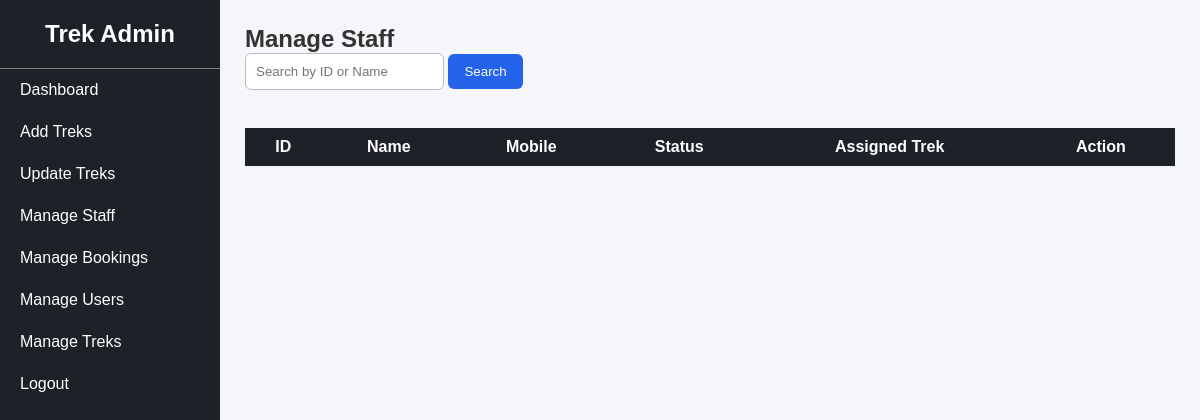
/manage_staff (signed in), run on an earlier commit of the app's database.
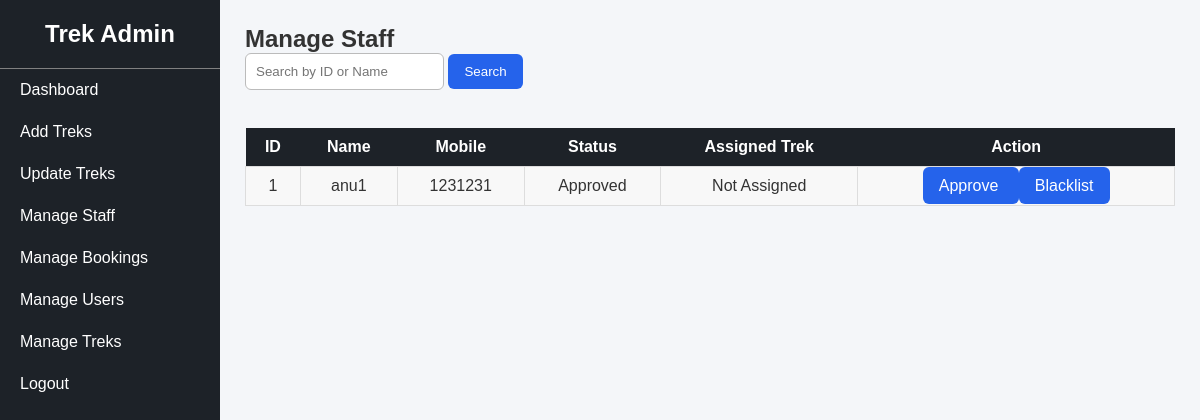
And on a later commit of the database.
### tables this page shows
CREATE TABLE staff(
                 id INTEGER PRIMARY KEY AUTOINCREMENT,
                 name TEXT NOT NULL,
                 mobile INTEGER,
                 assigned_trek TEXT ,
                 status TEXT NOT NULL);

### app.py (the view)
@app.route("/manage_staff")
def manage_staff():
    if "user" not in session or session["user"] != "admin":
        return "Access Denied"
    conn = get_db_connnection()
    search = request.args.get("search", "")
    if search:
        staff = conn.execute("""
            SELECT *
            FROM staff
            WHERE name LIKE ?
            OR CAST(id AS TEXT) LIKE ?
        """, ("%" + search + "%", "%" + search + "%")).fetchall()
    else:
        staff = conn.execute("""
            SELECT *
            FROM staff
        """).fetchall()
    conn.close()
    return render_template("manage_staff.html", staff=staff)

### app.py (called while the page is built)
def get_db_connnection():
    conn = sqlite3.connect("database.db")
    conn.row_factory =sqlite3.Row
    return conn

### templates/manage_staff.html
{% extends "admin_base.html" %}
{% block content %}
<h2>Manage Staff</h2>
<form method="GET">
    <input
        type="text"
        name="search"
        placeholder="Search by ID or Name">
    <button type="submit" class="sbtn">
        Search
    </button>
</form>
<br>
<table>
<tr>
    <th>ID</th>
    <th>Name</th>
    <th>Mobile</th>
    <th>Status</th>
    <th>Assigned Trek</th>
    <th>Action</th>
</tr>
{% for s in staff %}
<tr>
    <td>{{ s["id"] }}</td>
    <td>{{ s["name"] }}</td>
    <td>{{ s["mobile"] }}</td>
    <td>{{ s["status"] }}</td>
    <td>{{ s["assigned_trek"] }}</td>
    <td>
        <a href="/approve_staff/{{ s['id'] }}" class="btn btn-success">
            Approve
        </a>
        <a href="/blacklist_staff/{{ s['id'] }}" class="btn btn-danger">
            Blacklist
        </a>
    </td>
</tr>
{% endfor %}
</table>
{% endblock %}

What changed in the data, as far as the page shows it:
added staff: id "1", name "anu1", mobile "1231231", status "Approved", assigned_trek "Not Assigned"
